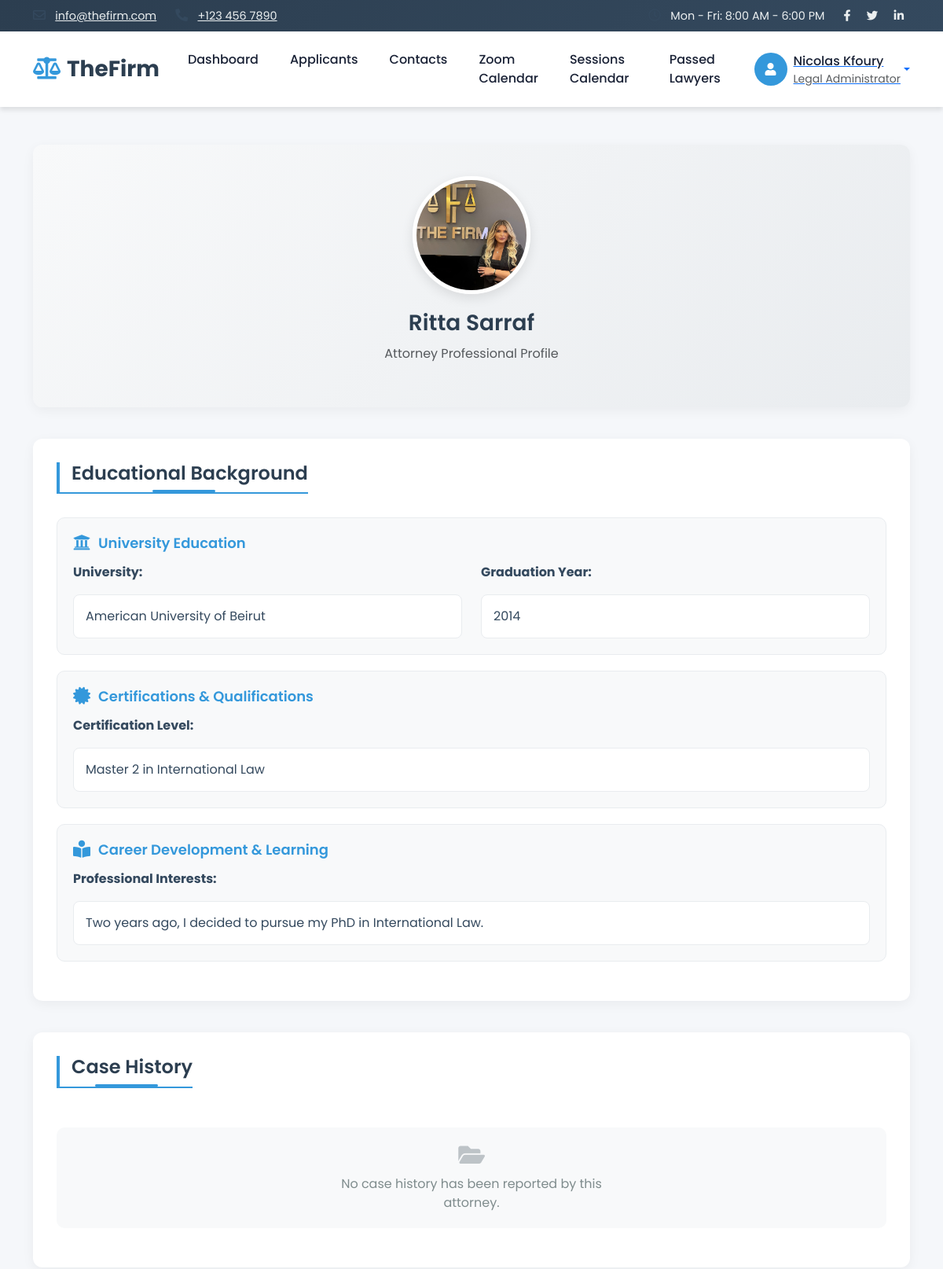
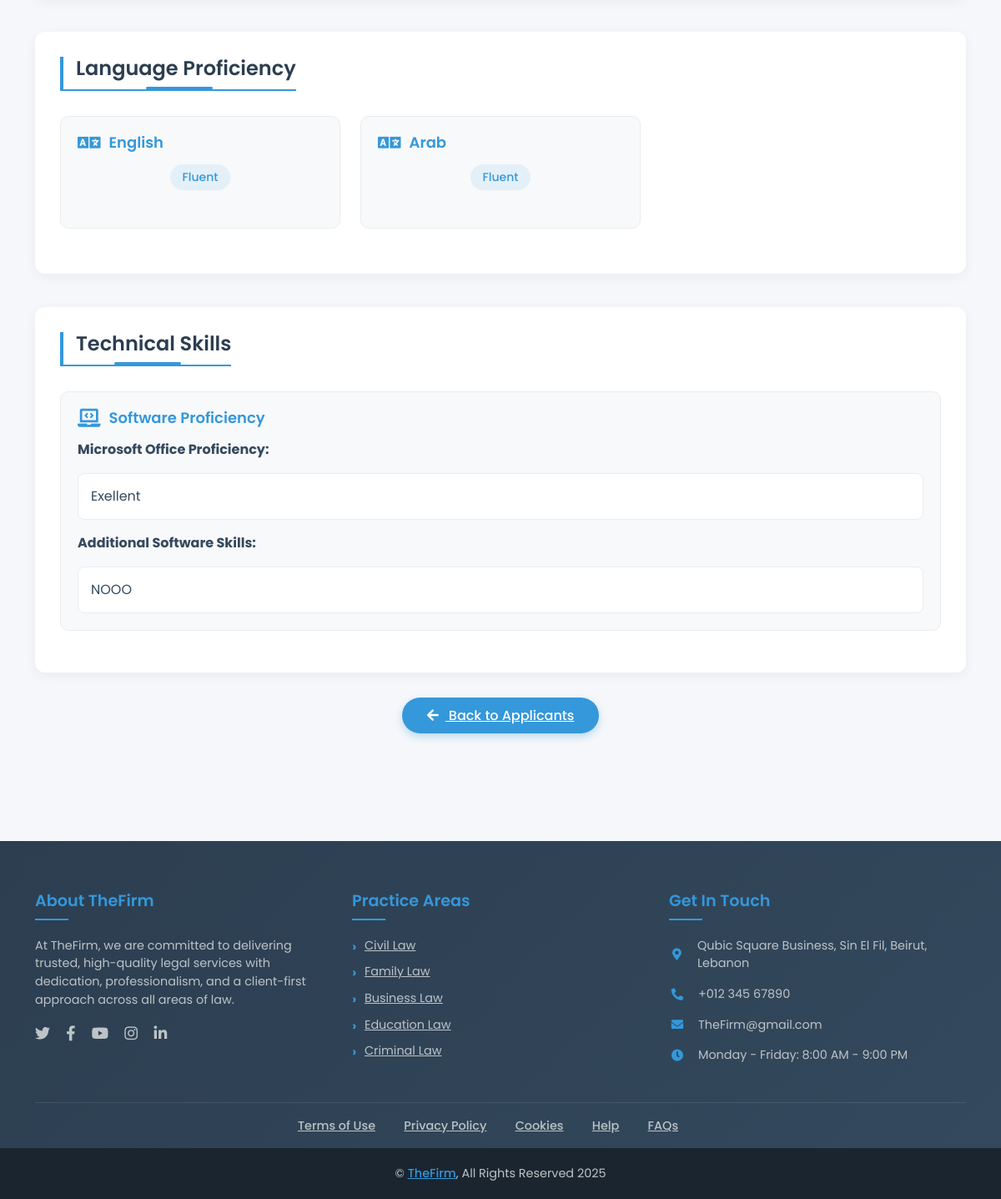
Screenshot of /admin/cv.php?id=19 (signed in) with the database file from the repository (2 pictures, top to bottom).
### tables this page shows
CREATE TABLE `user` (
  `id` int(50) NOT NULL,
  `fname` varchar(255) NOT NULL,
  `lname` varchar(255) NOT NULL,
  `email` varchar(255) NOT NULL,
  `password` varchar(255) NOT NULL,
  `address` varchar(255) NOT NULL,
  `phonenum` int(9) NOT NULL,
  `image` varchar(255) NOT NULL,
  `role` int(1) NOT NULL,
  `status` enum('Unverified','Unrestricted','Restricted','') NOT NULL DEFAULT 'Unverified'
);

CREATE TABLE `cv` (
  `id` int(50) NOT NULL,
  `university` varchar(255) NOT NULL,
  `year` int(50) NOT NULL,
  `level` varchar(255) NOT NULL,
  `description` varchar(255) NOT NULL,
  `specialized` varchar(255) NOT NULL,
  `status` enum('Pending','Accepted','Rejected') NOT NULL DEFAULT 'Pending',
  `userid` int(50) NOT NULL
);

CREATE TABLE `language` (
  `id` int(50) NOT NULL,
  `language` varchar(255) NOT NULL,
  `level` varchar(255) NOT NULL,
  `cvid` int(50) NOT NULL
);

CREATE TABLE `techskills` (
  `id` int(50) NOT NULL,
  `description` varchar(255) NOT NULL,
  `p/e/w` varchar(255) NOT NULL,
  `cvid` int(50) NOT NULL
);

### admin/cv.php (the view, shortened to what this page needs)
<!DOCTYPE html>
<html lang="en">
<head>
    <link href="https://stackpath.bootstrapcdn.com/bootstrap/4.4.1/css/bootstrap.min.css" rel="stylesheet">
    <link href="https://cdnjs.cloudflare.com/ajax/libs/font-awesome/5.15.3/css/all.min.css" rel="stylesheet">
    <link href="lib/animate/animate.min.css" rel="stylesheet">
    <link href="lib/owlcarousel/assets/owl.carousel.min.css" rel="stylesheet">
    <link href="https://cdn.jsdelivr.net/npm/bootstrap@5.3.0-alpha3/dist/css/bootstrap.min.css" rel="stylesheet">
    <link href="../css/admincss.css" rel="stylesheet">
</head>
<body>
    <?php
    include 'header.php';
    $userid = $_GET['id'];
    $sql1 = "SELECT * FROM `cv` WHERE userid='$userid'";
    $res1 = $conn->query($sql1);
    $row1 = $res1->fetch_assoc();
    $cvid = $row1['id'];
    $univ = $row1['university'];
    $year = $row1['year'];
    $level = $row1['level'];
    $desc = $row1['description'];
    $sql = "SELECT * FROM `user` WHERE id='$userid'";
    $res = $conn->query($sql);
    $row = $res->fetch_assoc();
    $fname = $row['fname'];
    $lname = $row['lname'];
    $name = $fname . " " . $lname;
    $img = $row['image'];
    ?>
    <div class="container py-5">
        <div class="cv-profile-header">
            <img src="../<?= $img; ?>" class="cv-profile-image" alt="<?= $name; ?>">
            <h1 class="cv-profile-name"><?= $name; ?></h1>
            <p class="text-muted">Attorney Professional Profile</p>
        </div>
        <div class="cv-section">
            <h2 class="section-title">Educational Background</h2>
            <div class="content-card">
                <h4><i class="fas fa-university"></i> University Education</h4>
                <div class="row">
                    <div class="col-md-6">
                        <p><strong>University:</strong></p>
                        <div class="content-detail"><?= $univ; ?></div>
                    </div>
                    <div class="col-md-6">
                        <p><strong>Graduation Year:</strong></p>
                        <div class="content-detail"><?= $year; ?></div>
                    </div>
                </div>
            </div>
            <div class="content-card">
                <h4><i class="fas fa-certificate"></i> Certifications & Qualifications</h4>
                <p><strong>Certification Level:</strong></p>
                <div class="content-detail"><?= nl2br($level); ?></div>
            </div>
            <div class="content-card">
                <h4><i class="fas fa-book-reader"></i> Career Development & Learning</h4>
                <p><strong>Professional Interests:</strong></p>
                <div class="content-detail"><?= nl2br($desc); ?></div>
            </div>
        </div>
        <div class="cv-section">
            <h2 class="section-title">Case History</h2>
            <?php
            $sql2 = "SELECT * FROM `casewon` WHERE cvid='$cvid'";
            $res2 = $conn->query($sql2);
            $t1 = 0;
            if ($res2->num_rows > 0) {
                while ($row2 = $res2->fetch_assoc()) {
                    $t1++;
                    $year = $row2['year'];
                    $nbofcases = $row2['nbofcases'];
                    $desc = $row2['description'];
            ?>
                    <div class="content-card">
                        <h4><i class="fas fa-gavel"></i> Case Experience #<?= $t1 ?></h4>
                        <div class="row mb-3">
                            <div class="col-md-6">
                                <p><strong>Number of Cases:</strong></p>
                                <div class="content-detail"><?= $nbofcases ?></div>
                            </div>
                            <div class="col-md-6">
                                <p><strong>Year:</strong></p>
                                <div class="content-detail"><?= $year ?></div>
                            </div>
                        </div>
                        <p><strong>Case Description:</strong></p>
                        <div class="content-detail"><?= nl2br(htmlspecialchars($desc)) ?></div>
                    </div>
                <?php
                }
            } else {
                ?>
                <div class="empty-state">
                    <i class="fas fa-folder-open"></i>
                    <p>No case history has been reported by this attorney.</p>
                </div>
            <?php
            }
            ?>
        </div>
        <div class="cv-section">
            <h2 class="section-title">Language Proficiency</h2>
            <?php
            $sql3 = "SELECT * FROM `language` WHERE cvid='$cvid'";
            $res3 = $conn->query($sql3);
            if ($res3->num_rows > 0) {
            ?>
                <div class="row">
                    <?php
                    while ($row3 = $res3->fetch_assoc()) {
                        $lang = $row3['language'];
                        $level = $row3['level'];
                    ?>
                        <div class="col-md-4 mb-4">
                            <div class="content-card text-center h-100">
                                <h4><i class="fas fa-language"></i> <?= $lang ?></h4>
                                <span class="badge-custom"><?= $level ?></span>
                            </div>
                        </div>
                    <?php
                    }
                    ?>
                </div>
            <?php
            }
            ?>
        </div>
        <div class="cv-section">
            <h2 class="section-title">Technical Skills</h2>
            <?php
            $sql4 = "SELECT * FROM `techskills` WHERE cvid='$cvid'";
            $res4 = $conn->query($sql4);
            if ($res4->num_rows > 0) {
                while ($row4 = $res4->fetch_assoc()) {
                    $desc = $row4['description'];
                    $pew = $row4['p/e/w'];
            ?>
                    <div class="content-card">
                        <h4><i class="fas fa-laptop-code"></i> Software Proficiency</h4>
                        <div class="mb-3">
                            <p><strong>Microsoft Office Proficiency:</strong></p>
                            <div class="content-detail"><?= $pew ?></div>
                        </div>
                        <p><strong>Additional Software Skills:</strong></p>
                        <div class="content-detail"><?= $desc ?></div>
                    </div>
                <?php
                }
            }
            ?>
        </div>
        <div class="cv-footer">
            <a href="applicants.php" class="back-btn">
                <i class="fas fa-arrow-left mr-2"></i> Back to Applicants
            </a>
        </div>
    </div>
    <?php include 'footer.php'; ?>
</body>
</html>

### css/admincss.css (style rules this page uses)
:root { --primary: #2c3e50; --secondary: #3498db; --accent: #e74c3c; --light: #ecf0f1; --dark: #2c3e50; --success: #27ae60; --warning: #f39c12; --danger: #c0392b; --text: #34495e; --text-light: #7f8c8d; --text-primary: #34495e; --text-secondary: #7f8c8d; --shadow: 0 4px 6px rgba(0, 0, 0, 0.1); --transition: all 0.3s ease; }
body { font-family: 'Poppins', sans-serif; background-color: #f5f7fa; color: var(--text-primary); }
.section-title { color: #2c3e50; font-weight: 600; margin-bottom: 25px; position: relative; padding-left: 15px; border-left: 4px solid #3498db; }
.section-title { font-size: 16px; font-weight: 600; color: #2c3e50; margin-bottom: 15px; padding-bottom: 8px; border-bottom: 2px solid #3498db; display: inline-block; }
.empty-state { text-align: center; padding: 60px 0; background-color: #f8f9fa; border-radius: 10px; margin: 20px 0; }
.empty-state i { font-size: 60px; color: #bdc3c7; margin-bottom: 20px; }
.empty-state p { color: #7f8c8d; max-width: 400px; margin: 0 auto; }

### admin/cv.php (style rules this page uses)
.cv-profile-header { background: linear-gradient(135deg, #f8f9fa 0%, #e9ecef 100%); padding: 40px 0; border-radius: 12px; margin-bottom: 40px; text-align: center; box-shadow: 0 4px 15px rgba(0, 0, 0, 0.05); }
.cv-profile-image { width: 150px; height: 150px; border-radius: 50%; object-fit: cover; border: 5px solid white; box-shadow: 0 5px 15px rgba(0, 0, 0, 0.1); margin: 0 auto 20px; }
.cv-profile-name { font-size: 28px; font-weight: 600; color: #2c3e50; margin-bottom: 10px; }
.section-title { position: relative; font-size: 24px; font-weight: 600; color: #2c3e50; margin-bottom: 30px; text-align: center; padding-bottom: 10px; }
.section-title:after { content: ''; position: absolute; width: 80px; height: 3px; background: #3498db; bottom: 0; left: 50%; transform: translateX(-50%); border-radius: 2px; }
.cv-section { background: white; border-radius: 12px; box-shadow: 0 4px 15px rgba(0, 0, 0, 0.05); padding: 30px; margin-bottom: 40px; }
.content-card { background: #f8f9fa; border-radius: 10px; border: 1px solid #e9ecef; padding: 20px; margin-bottom: 20px; transition: all 0.3s ease; }
.content-card h4 { color: #3498db; font-size: 18px; font-weight: 600; margin-bottom: 15px; display: flex; align-items: center; }
.content-card h4 i { margin-right: 10px; font-size: 22px; }
.content-detail { background: white; padding: 15px; border-radius: 8px; border: 1px solid #e9ecef; }
.cv-footer { text-align: center; margin: 30px 0; }
.back-btn { background: #3498db; color: white; padding: 10px 30px; border-radius: 30px; font-weight: 500; box-shadow: 0 4px 10px rgba(52, 152, 219, 0.3); transition: all 0.3s ease; border: none; }
.empty-state { background: #f8f9fa; padding: 20px; border-radius: 10px; text-align: center; margin-bottom: 20px; }
.empty-state i { font-size: 30px; color: #bdc3c7; margin-bottom: 10px; }
.badge-custom { background: rgba(52, 152, 219, 0.1); color: #3498db; font-weight: 500; padding: 5px 15px; border-radius: 20px; font-size: 14px; margin-bottom: 5px; display: inline-block; }

### rows the page displays
user: image (picture), name "Ritta Sarraf"
cv: university "American University of Beirut", year "2014", level "Master 2 in International Law", description "Two years ago, I decided to pursue my PhD in International Law."
language: language "English", level "Fluent"
language: language "Arab", level "Fluent"
techskills: value "Exellent", description "NOOO"

### other values shown
$_SESSION['admin']['fullName'] "Nicolas Kfoury"
